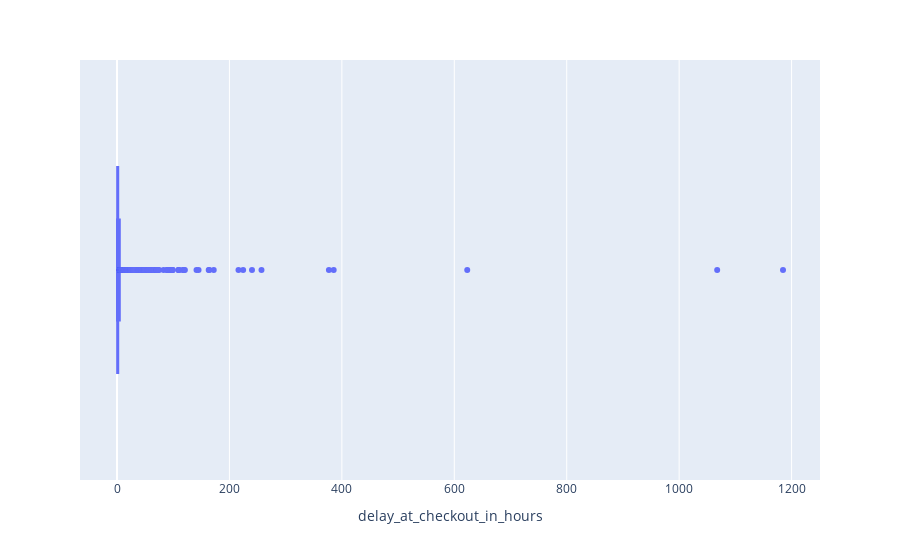

Here is the notebook cell this chart was saved with:
### Code cell
fig = px.box(dataset_late_hour, x = "delay_at_checkout_in_hours")
fig.show()

### Figure 1 — Plotly figure (JSON) as saved in the notebook; plotly's stock layout.template omitted (floating-point values rounded to 4 significant figures; data arrays with more than 128 entries replaced by an {"elided": "..."} marker saying what was removed)
{"data": [{"alignmentgroup": "True", "hovertemplate": "delay_at_checkout_in_hours=%{x}<extra></extra>", "legendgroup": "", "marker": {"color": "#636efa"}, "name": "", "notched": false, "offsetgroup": "", "orientation": "h", "showlegend": false, "type": "box", "x": {"elided": "9526 float values"}, "x0": " ", "xaxis": "x", "y0": " ", "yaxis": "y"}], "layout": {"boxmode": "group", "legend": {"tracegroupgap": 0}, "margin": {"t": 60}, "xaxis": {"anchor": "y", "domain": [0, 1], "title": {"text": "delay_at_checkout_in_hours"}}, "yaxis": {"anchor": "x", "domain": [0, 1]}}}
